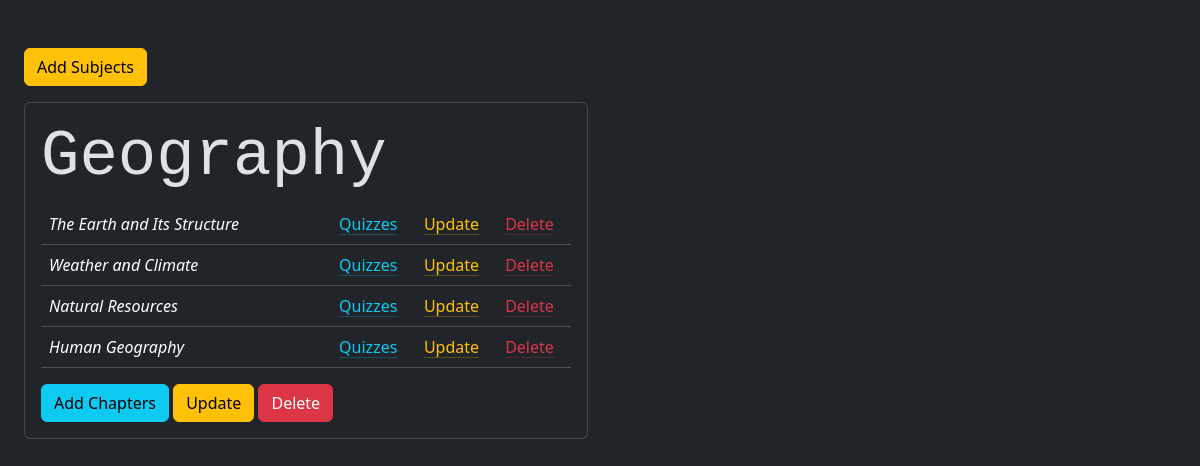
Page /admin/Geography on the earlier database version.
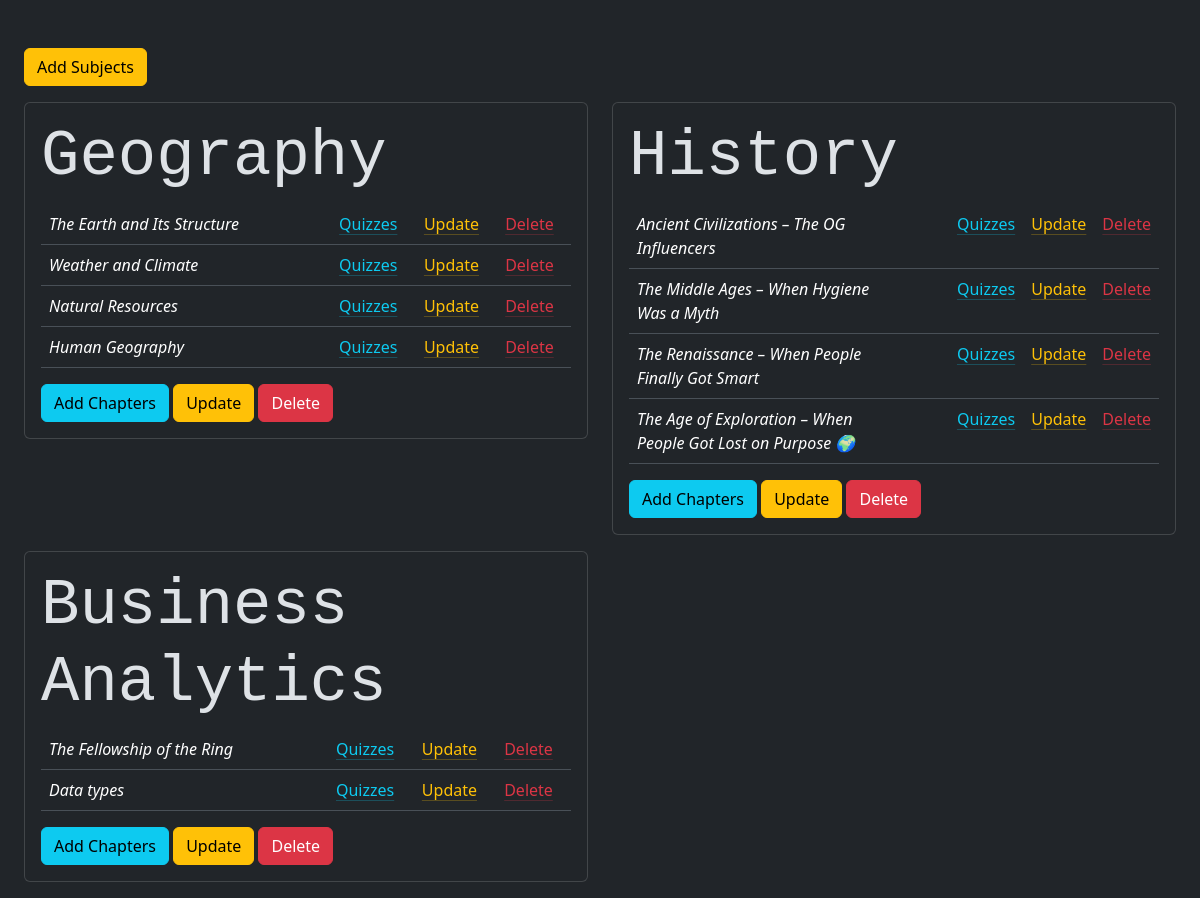
Same page on the later database version.
### models/models.py (models this page shows)
class Subject(db.Model):
    id=db.Column(db.Integer, primary_key=True)
    name=db.Column(db.String,unique=True,nullable=False)
    description=db.Column(db.Text,nullable=True)
    chapters = db.relationship("Chapter", backref="subject", lazy=True)

class Chapter(db.Model):
    id=db.Column(db.Integer, primary_key=True)
    name=db.Column(db.String,nullable=False)
    s_id=db.Column(db.Integer,db.ForeignKey('subject.id', ondelete="CASCADE"))

### controllers/controllers.py (the view)
@app.route("/admin/<name>")
def admin(name):
    subs = Subject.query.all()
    return render_template("admin_dashboard.html",user=name,subjects=subs)

### templates/admin_dashboard.html
{% extends 'base.html' %}
{% block content %}
<br>
<br>
<div class="mx-4">
  <a href="/addsub" class="btn btn-warning mb-3">Add Subjects</a>
      {% if subjects %}
        <div class="row">
          {% for subject in subjects %}
            <div class="col-sm-6 mb-3">
              <div class="card">
                <div class="card-body">
                  <h1 class="card-title display-3 font-monospace">{{ subject.name }}</h1>
                  <table class="table">
                  {%for chapter in subject.chapters%}
                  <tr>
                    <td><em>{{ chapter.name }}</em></td>
                    <td></td>
                    <td></td>
                    <td></td>
                    <td><a href="/qdisplay/{{chapter.id}}" class="link-info link-offset-2 link-underline-opacity-25 link-underline-opacity-100-hover">Quizzes</a></td>
                    <td><a href="/chapedit/{{chapter.id}}" class="link-warning link-offset-2 link-underline-opacity-25 link-underline-opacity-100-hover">Update</a></td>
                    <td><a href="/delc/{{chapter.id}}" class="link-danger link-offset-2 link-underline-opacity-25 link-underline-opacity-100-hover">Delete</a></td>
                  </tr>
                  {%endfor%}
                </table>
                  <a href="/addchap/{{subject.id}}" class="btn btn-info">Add Chapters</a>
                  <a href="/subjedit/{{subject.id}}" class="btn btn-warning">Update</a>
                  <a href="/dels/{{subject.id}}" class="btn btn-danger">Delete</a>
                </div>
              </div>
            </div>
            {% if loop.index is divisibleby(2) and not loop.last %}
              </div><div class="row">
            {% endif %}
          {% endfor %}
        </div>
    {% endif %}
</div>
  {% endblock %}

Differences in the rows shown:
added Subject: name "History"
added Chapter: name "Ancient Civilizations – The OG Influencers", shown under "History"
added Chapter: name "The Middle Ages – When Hygiene Was a Myth", shown under "History"
added Chapter: name "The Renaissance – When People Finally Got Smart", shown under "History"
added Chapter: name "The Age of Exploration – When People Got Lost on Purpose 🌍", shown under "History"
added Subject: name "Business Analytics"
added Chapter: name "The Fellowship of the Ring", shown under "Business Analytics"
added Chapter: name "Data types", shown under "Business Analytics"
